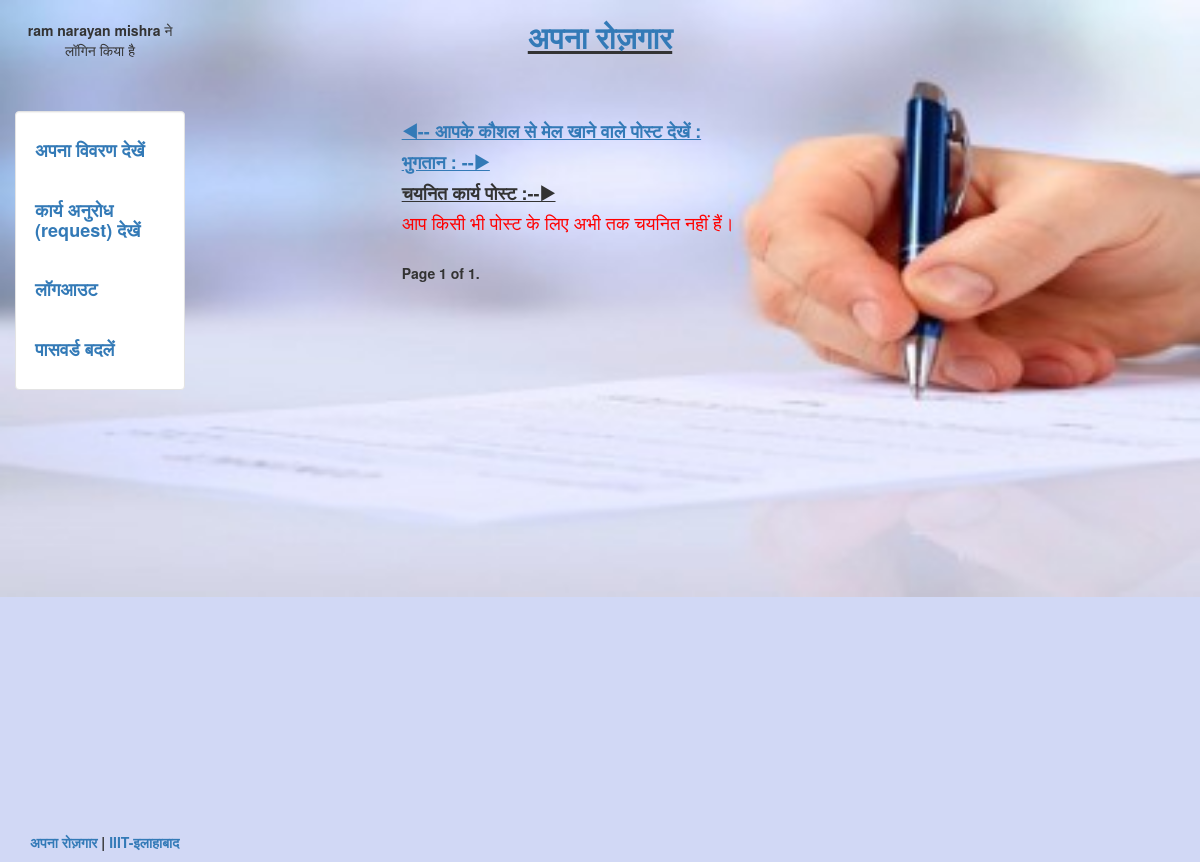
The app's page /confirm_work (signed in), older data.
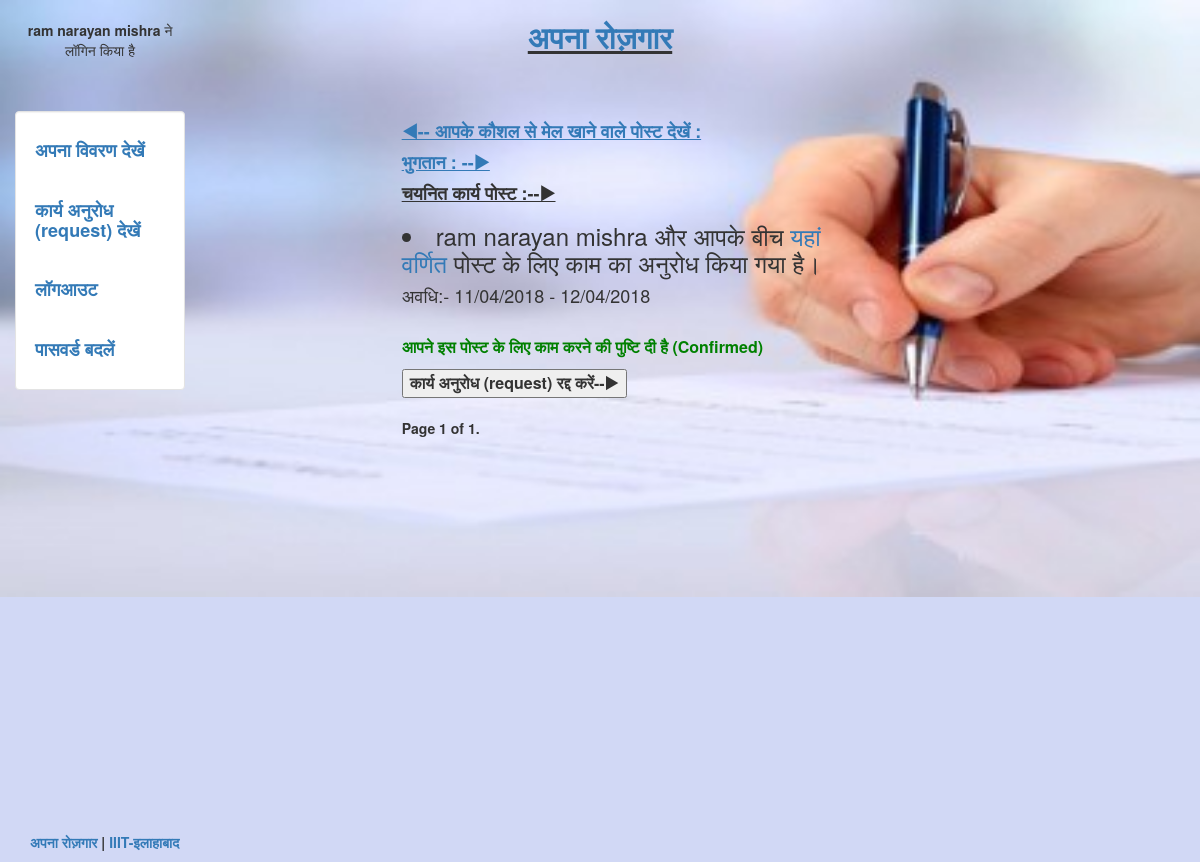
The same page, newer data.
### search/models.py (models this page shows)
class Status(models.Model):
	status_id=models.AutoField(primary_key=True)
	post_id=models.IntegerField(blank = True, null = True)
	user_id=models.IntegerField(blank = True, null = True)
	hirer = models.CharField(max_length = 100,blank = True, null = True)
	worker = models.CharField(max_length = 100,blank = True, null = True)
	userhirer = models.CharField(max_length = 100,blank = True, null = True)
	userworker = models.CharField(max_length = 100,blank = True, null = True)
	hirer_status = models.IntegerField(blank = True, null = True)
	worker_status = models.IntegerField(blank = True, null = True)
	confirm=models.CharField(max_length = 2,blank = True, null = True)
	temp=models.CharField(max_length = 2,blank = True, null = True)
	start_date = models.DateField(blank = True, null = True)
	end_date = models.DateField(blank = True, null = True)
	done=models.CharField(max_length = 2,blank = True, null = True)

### worker/views.py (the view)
# urls.py: url(r'^confirm_work',confirm_work,name = 'confirm_work'),
def confirm_work(request):
  if request.method=="POST" and 'cwchire' in request.POST and 'confirm' in request.POST:
    post_id=request.POST.get('post_id')
    user_id=request.POST.get('user_id')
    page=request.POST.get('page')
    pq=Status.objects.filter(post_id=post_id,user_id=user_id)
    if len(pq)!=0:
      if 'cwchire' in request.POST:
        for pqr in pq:
          pqr.delete()
      else:
        pqr.done='b'
        pqr.save()
    selected=Status.objects.filter(userworker=request.user.username,confirm='a')
    warn=""
    if len(selected)==0:
      warn="आप किसी भी पोस्ट के लिए अभी तक चयनित नहीं हैं।"
    pag = Paginator(selected,3)
    p = pag.page(int(page))
    return render(request,'worker/confirm_work.html',{'warn':warn,'selected':p})
  else:
    selected=Status.objects.filter(userworker=request.user.username,confirm='a')
    warn=""
    if len(selected)==0:
      warn="आप किसी भी पोस्ट के लिए अभी तक चयनित नहीं हैं।"
    pag = Paginator(selected,3)
    page = request.GET.get('page',None)
    if not page:
      page='1'
    p = pag.page(int(page))
    return render(request,'worker/confirm_work.html',{'warn':warn,'selected':p})

### worker/templates/worker/confirm_work.html (shortened to what this page needs)
{% extends "login/header.html" %}
{% block content %}
<div class ='col-sm-6 col-sm-offset-2'>
  <link rel="stylesheet" href="https://cdnjs.cloudflare.com/ajax/libs/font-awesome/4.7.0/css/font-awesome.min.css">
<h4><b><a href='/worker/seepost'><u>&#9664;-- आपके कौशल से मेल खाने वाले पोस्ट देखें :</u></a></b></h4>
<h4><b><a href='/hpay'><u> भुगतान :  --&#9654;</u></a></b></h4>
    <h4><u><b>चयनित कार्य पोस्ट :--&#9654;</b></u></h4>
  <h4><font color="red"> {{ warn }}</font></h4>
     {% for data1 in selected %}
      <h3><li>{{data1.hirer}} और आपके बीच <a href="/detailpost/?data={{data1.post_id}}">यहां वर्णित </a>पोस्ट के लिए काम का अनुरोध किया गया है।</li></h3>
      <h4> अवधि:- {{data1.start_date|date:"d/m/20y"}} - {{data1.end_date|date:"d/m/20y"}}</h4>
      <br>
     <form method="POST" action="/confirm_work">
     <font size = 3.5>
     <font color = "green"><p><b>आपने इस पोस्ट के लिए काम करने की पुष्टि दी है (Confirmed)</b></p></font>
     <b><button type="submit" name = 'cwchire' >कार्य अनुरोध (request) रद्द करें--&#9654;</button></b>
 </font>
  </form>
     {% endfor %}
   <b>
  <div class="pagination">
    <span class="step-links">
        <span class="current">
            Page {{ selected.number }} of {{ selected.paginator.num_pages }}.
        </span>
    </span>
</div>
  <b>
</div>
{% endblock %}

Row changes from the older to the newer data that the page shows:
now on this page (row edited): Status: hirer "ram narayan mishra", start_date "11/04/2018", end_date "12/04/2018"
Text that changed along with them:
{{ warn }}: "आप किसी भी पोस्ट के लिए अभी तक चयनित नहीं हैं।" → (not shown)
